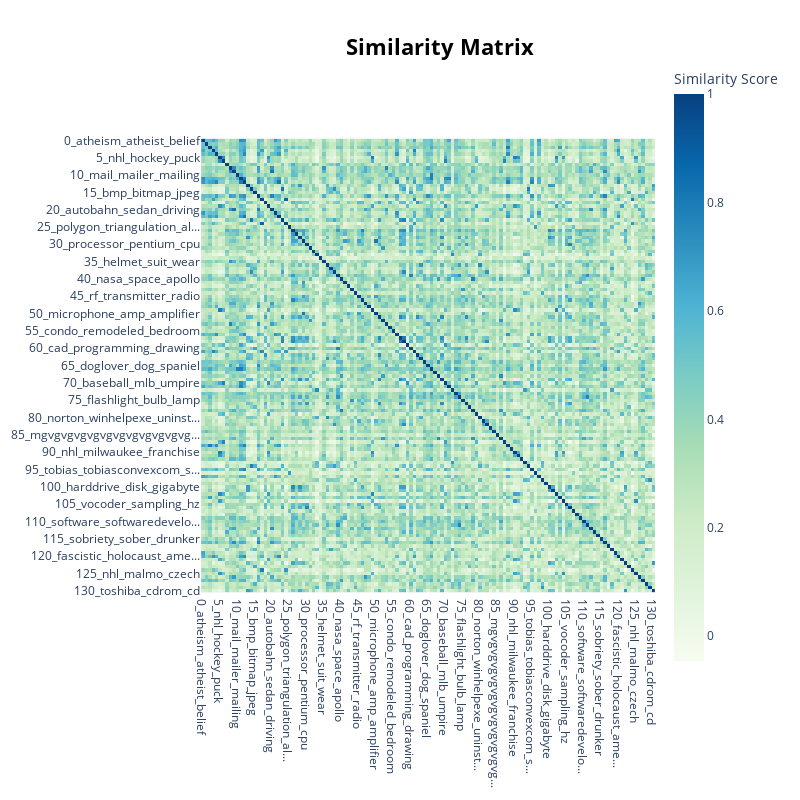

Notebook cell for this chart:
### Code cell
bertopic_model.visualize_heatmap()

### Figure 1 — Plotly figure (JSON) as saved in the notebook; plotly's stock layout.template omitted (floating-point values rounded to 4 significant figures; data arrays with more than 128 entries replaced by an {"elided": "..."} marker saying what was removed)
{"data": [{"coloraxis": "coloraxis", "hovertemplate": "x: %{x}<br>y: %{y}<br>Similarity Score: %{z}<extra></extra>", "name": "0", "type": "heatmap", "x": {"elided": "131 str values"}, "xaxis": "x", "y": {"elided": "131 str values"}, "yaxis": "y", "z": {"elided": "131x131 float values"}}], "layout": {"coloraxis": {"colorbar": {"title": {"text": "Similarity Score"}}, "colorscale": [[0, "rgb(247,252,240)"], [0.125, "rgb(224,243,219)"], [0.25, "rgb(204,235,197)"], [0.375, "rgb(168,221,181)"], [0.5, "rgb(123,204,196)"], [0.625, "rgb(78,179,211)"], [0.75, "rgb(43,140,190)"], [0.875, "rgb(8,104,172)"], [1, "rgb(8,64,129)"]]}, "height": 800, "hoverlabel": {"bgcolor": "white", "font": {"family": "Rockwell", "size": 16}}, "legend": {"title": {"text": "Trend"}}, "margin": {"t": 60}, "showlegend": true, "title": {"font": {"color": "Black", "size": 22}, "text": "<b>Similarity Matrix</b>", "x": 0.55, "xanchor": "center", "y": 0.95, "yanchor": "top"}, "width": 800, "xaxis": {"anchor": "y", "constrain": "domain", "domain": [0, 1], "scaleanchor": "y"}, "yaxis": {"anchor": "x", "autorange": "reversed", "constrain": "domain", "domain": [0, 1]}}}
